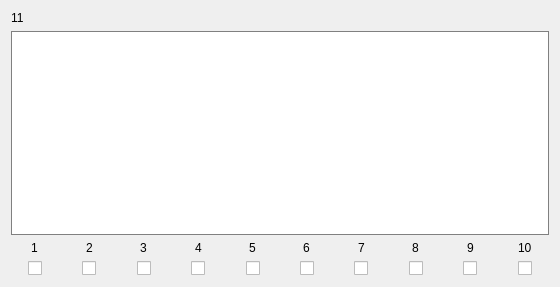
            <widget class="QWidget" name="scrollAreaWidgetContents_156">
             <property name="geometry">
              <rect>
               <x>0</x>
               <y>0</y>
               <width>560</width>
               <height>287</height>
              </rect>
             </property>
             <layout class="QVBoxLayout" name="verticalLayout_103">
              <item>
               <widget class="QLabel" name="Name_11">
                <property name="text">
                 <string>11</string>
                </property>
               </widget>
              </item>
              <item>
               <widget class="QTextEdit" name="Text_11">
                <property name="styleSheet">
                 <string notr="true">border: 1px solid gray</string>
                </property>
               </widget>
              </item>
              <item>
               <layout class="QHBoxLayout" name="horizontalLayout_14">
                <property name="bottomMargin">
                 <number>0</number>
                </property>
                <item>
                 <layout class="QVBoxLayout" name="verticalLayout_123">
                  <property name="rightMargin">
                   <number>0</number>
                  </property>
                  <property name="bottomMargin">
                   <number>0</number>
                  </property>
                  <item alignment="Qt::AlignHCenter">
                   <widget class="QLabel" name="label_102">
                    <property name="text">
                     <string>1</string>
                    </property>
                   </widget>
                  </item>
                  <item alignment="Qt::AlignHCenter">
                   <widget class="QCheckBox" name="Check_11_1">
                    <property name="text">
                     <string/>
                    </property>
                   </widget>
                  </item>
                 </layout>
                </item>
                <item>
                 <layout class="QVBoxLayout" name="verticalLayout_124">
                  <property name="rightMargin">
                   <number>0</number>
                  </property>
                  <property name="bottomMargin">
                   <number>0</number>
                  </property>
                  <item alignment="Qt::AlignHCenter">
                   <widget class="QLabel" name="label_103">
                    <property name="text">
                     <string>2</string>
                    </property>
                   </widget>
                  </item>
                  <item alignment="Qt::AlignHCenter">
                   <widget class="QCheckBox" name="Check_11_2">
                    <property name="text">
                     <string/>
                    </property>
                   </widget>
                  </item>
                 </layout>
                </item>
                <item>
                 <layout class="QVBoxLayout" name="verticalLayout_125">
                  <property name="rightMargin">
                   <number>0</number>
                  </property>
                  <property name="bottomMargin">
                   <number>0</number>
                  </property>
                  <item alignment="Qt::AlignHCenter">
                   <widget class="QLabel" name="label_104">
                    <property name="text">
                     <string>3</string>
                    </property>
                   </widget>
                  </item>
                  <item alignment="Qt::AlignHCenter">
                   <widget class="QCheckBox" name="Check_11_3">
                    <property name="text">
                     <string/>
                    </property>
                   </widget>
                  </item>
                 </layout>
                </item>
                <item>
                 <layout class="QVBoxLayout" name="verticalLayout_126">
                  <property name="rightMargin">
                   <number>0</number>
                  </property>
                  <property name="bottomMargin">
                   <number>0</number>
                  </property>
                  <item alignment="Qt::AlignHCenter">
                   <widget class="QLabel" name="label_105">
                    <property name="text">
                     <string>4</string>
                    </property>
                   </widget>
                  </item>
                  <item alignment="Qt::AlignHCenter">
                   <widget class="QCheckBox" name="Check_11_4">
                    <property name="text">
                     <string/>
                    </property>
                   </widget>
                  </item>
                 </layout>
                </item>
                <item>
                 <layout class="QVBoxLayout" name="verticalLayout_127">
                  <property name="rightMargin">
                   <number>0</number>
                  </property>
                  <property name="bottomMargin">
                   <number>0</number>
                  </property>
                  <item alignment="Qt::AlignHCenter">
                   <widget class="QLabel" name="label_106">
                    <property name="text">
                     <string>5</string>
                    </property>
                   </widget>
                  </item>
                  <item alignment="Qt::AlignHCenter">
                   <widget class="QCheckBox" name="Check_11_5">
                    <property name="text">
                     <string/>
                    </property>
                   </widget>
                  </item>
                 </layout>
                </item>
                <item>
                 <layout class="QVBoxLayout" name="verticalLayout_128">
                  <property name="rightMargin">
                   <number>0</number>
                  </property>
                  <property name="bottomMargin">
                   <number>0</number>
                  </property>
                  <item alignment="Qt::AlignHCenter">
                   <widget class="QLabel" name="label_107">
                    <property name="text">
                     <string>6</string>
                    </property>
                   </widget>
                  </item>
                  <item alignment="Qt::AlignHCenter">
                   <widget class="QCheckBox" name="Check_11_6">
                    <property name="text">
                     <string/>
                    </property>
                   </widget>
                  </item>
                 </layout>
                </item>
                <item>
                 <layout class="QVBoxLayout" name="verticalLayout_129">
                  <property name="rightMargin">
                   <number>0</number>
                  </property>
                  <property name="bottomMargin">
                   <number>0</number>
                  </property>
                  <item alignment="Qt::AlignHCenter">
                   <widget class="QLabel" name="label_108">
                    <property name="text">
                     <string>7</string>
                    </property>
                   </widget>
                  </item>
                  <item alignment="Qt::AlignHCenter">
                   <widget class="QCheckBox" name="Check_11_7">
                    <property name="text">
                     <string/>
                    </property>
                   </widget>
                  </item>
                 </layout>
                </item>
                <item>
                 <layout class="QVBoxLayout" name="verticalLayout_130">
                  <property name="rightMargin">
                   <number>0</number>
                  </property>
                  <property name="bottomMargin">
                   <number>0</number>
                  </property>
                  <item alignment="Qt::AlignHCenter">
                   <widget class="QLabel" name="label_109">
                    <property name="text">
                     <string>8</string>
                    </property>
                   </widget>
                  </item>
                  <item alignment="Qt::AlignHCenter">
                   <widget class="QCheckBox" name="Check_11_8">
                    <property name="text">
                     <string/>
                    </property>
                   </widget>
                  </item>
                 </layout>
                </item>
                <item>
                 <layout class="QVBoxLayout" name="verticalLayout_131">
                  <property name="rightMargin">
                   <number>0</number>
                  </property>
                  <property name="bottomMargin">
                   <number>0</number>
                  </property>
                  <item alignment="Qt::AlignHCenter">
                   <widget class="QLabel" name="label_110">
                    <property name="text">
                     <string>9</string>
                    </property>
                   </widget>
                  </item>
                  <item alignment="Qt::AlignHCenter">
                   <widget class="QCheckBox" name="Check_11_9">
                    <property name="text">
                     <string/>
                    </property>
                   </widget>
                  </item>
                 </layout>
                </item>
                <item>
                 <layout class="QVBoxLayout" name="verticalLayout_132">
                  <property name="rightMargin">
                   <number>0</number>
                  </property>
                  <property name="bottomMargin">
                   <number>0</number>
                  </property>
                  <item alignment="Qt::AlignHCenter">
                   <widget class="QLabel" name="label_111">
                    <property name="text">
                     <string>10</string>
                    </property>
                   </widget>
                  </item>
                  <item alignment="Qt::AlignHCenter">
                   <widget class="QCheckBox" name="Check_11_10">
                    <property name="text">
                     <string/>
                    </property>
                   </widget>
                  </item>
                 </layout>
                </item>
               </layout>
              </item>
             </layout>
            </widget>
